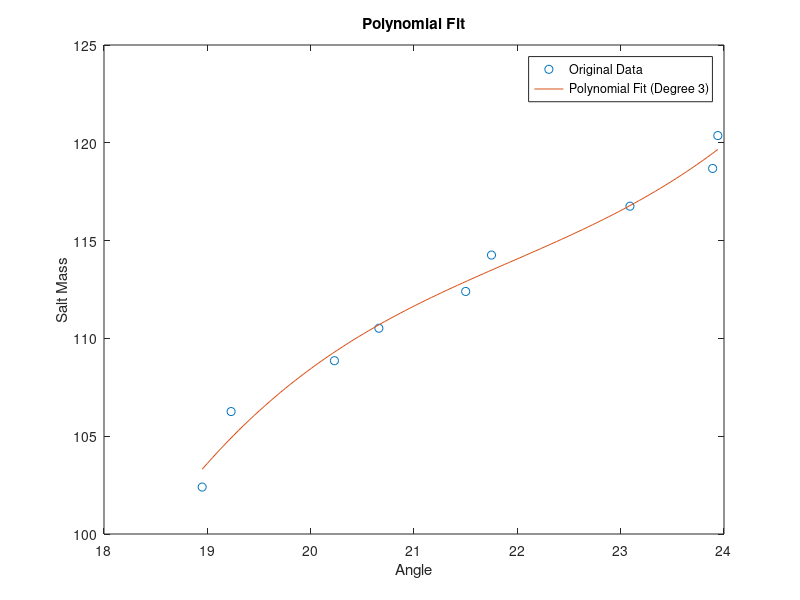

Source code (MATLAB):
% 中间的东西
% salt_mass = [65.49,70.71,75.70,80.65,85.68,90.72,94.72,101.76,108.68,114.23,119.04,122.74,129.76,134.71];
% angle     = [10.54,11.70,12.82,13.94,15.16,18.87,19.79,19.14 ,24.38, 22.6,  25.3,  28.25, 28.77, 30.31];


salt_mass = [102.40 106.26 108.86 110.52 112.40 114.26  116.76   118.69 120.37];
angle =     [18.95  19.23  20.23  20.66  21.50   21.75   23.09   23.89  23.94 ] ;

% 拟合多项式
degree = 3; % 选择3阶多项式进行拟合
p = polyfit(angle, salt_mass, degree);

% 生成拟合曲线数据
angle_fit = linspace(min(angle), max(angle), 100);
salt_mass_fit = polyval(p, angle_fit);

% 绘图
figure;
plot(angle, salt_mass, 'o', 'DisplayName', 'Original Data'); % 原始数据点
hold on;
plot(angle_fit, salt_mass_fit, '-', 'DisplayName', ['Polynomial Fit (Degree ' num2str(degree) ')']); % 拟合曲线
xlabel('Angle');
ylabel('Salt Mass');
title('Polynomial Fit');
legend;
hold off;

% 输出多项式表达式
disp('Fitted polynomial coefficients (from highest to lowest degree):');
disp(p);
